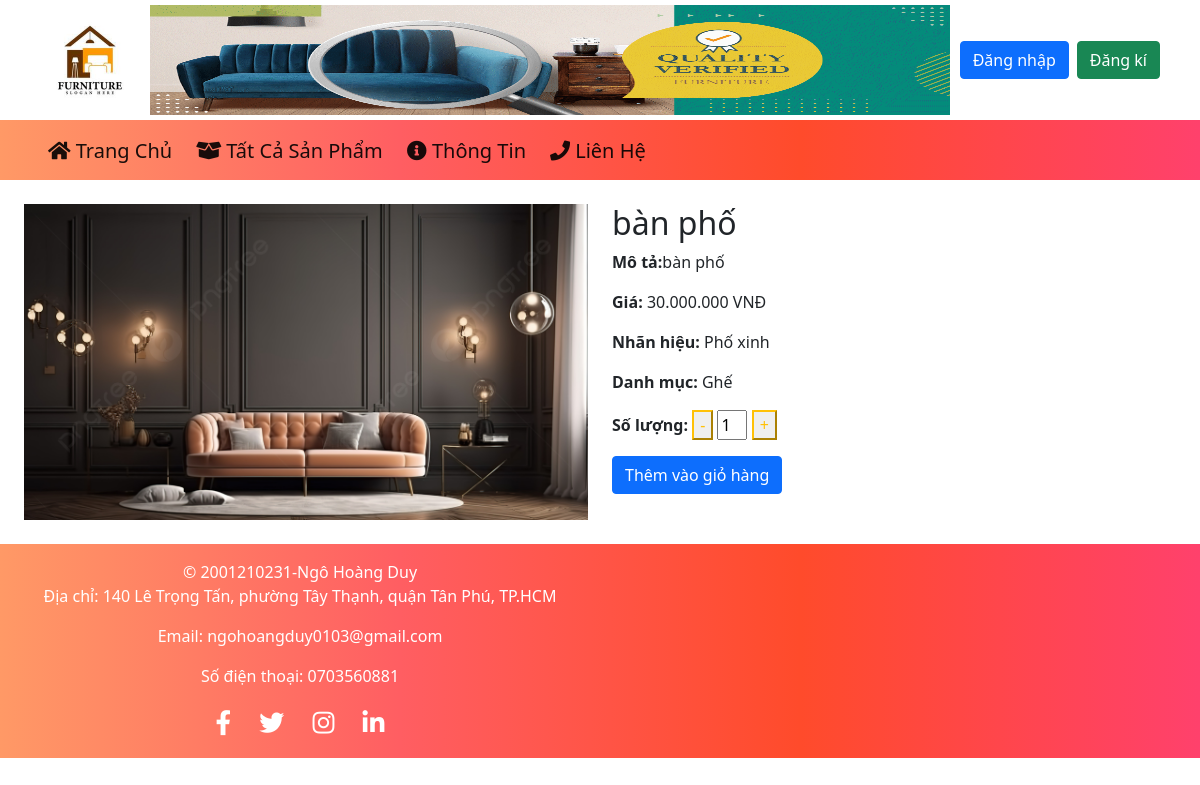
The app's page /Product/detail.php?id=3 with its own data.
### tables this page shows
CREATE TABLE `product` (
  `Product_Id` int NOT NULL,
  `Product_Name` varchar(255) DEFAULT NULL,
  `Description` text,
  `Price` decimal(14,2) DEFAULT NULL,
  `Image` varchar(255) DEFAULT NULL,
  `Brand_Id` int DEFAULT NULL,
  `Category_Id` int DEFAULT NULL
);

CREATE TABLE `brand` (
  `Brand_Id` int NOT NULL,
  `Brand_Name` varchar(255) DEFAULT NULL
);

CREATE TABLE `category` (
  `Category_Id` int NOT NULL,
  `Category_Name` varchar(255) DEFAULT NULL
);

### include/Database.php (called while the page is built, shortened)
<?php
class Database {
    private $pdo;
    public function __construct() {
        $host = "localhost";
        $db = "noithat";
        $user = "Duy";
        $pass = "Duy01032003!";
        $dsn = "mysql:host=$host;dbname=$db;charset=utf8";
            $this->pdo = new PDO($dsn, $user, $pass);
    }
    public function prepareAndExecute($sql, $data = []) {
        $stmt = $this->pdo->prepare($sql);
        $stmt->execute($data);
        return $stmt;
    }
    public function getRows($sql, $data = [], $singleRow = false) {
        $stmt = $this->prepareAndExecute($sql, $data);
        if ($singleRow) {
            return $stmt->fetch(PDO::FETCH_ASSOC);
        } else {
            return $stmt->fetchAll(PDO::FETCH_ASSOC);
        }
    }
}

### Product/detail.php (the view, shortened to what this page needs)
<?php
require_once "../include/Database.php";
$db = new Database();
$id = $_GET['id'];
$productDetail = $db->getRows("SELECT * FROM product WHERE Product_Id = :id", ['id' => $id], true);
$brand = $db->getRows("SELECT * FROM brand WHERE Brand_Id = :brand_id", ['brand_id' => $productDetail['Brand_Id']], true);
$category = $db->getRows("SELECT * FROM category WHERE Category_Id = :category_id", ['category_id' => $productDetail['Category_Id']], true);
require_once "../include/layout/header.php";
?>
<div class="row p-4">
    <div class="col-6">
        <img src="../include/image/<?= $productDetail['Image'] ?>" alt="Hình ảnh" class="img-fluid">
    </div>
    <div class="col-6">
        <h2><?= $productDetail['Product_Name'] ?></h2>
        <p><b>Mô tả:</b><?= $productDetail['Description'] ?></p>
        <p><b>Giá:</b> <?= number_format($productDetail['Price'], 0, ',', '.') ?> VNĐ</p>
        <p><b>Nhãn hiệu:</b> <?= $brand['Brand_Name'] ?></p>
        <p><b>Danh mục:</b> <?= $category['Category_Name'] ?></p>
        <form method="post">
            <div class="quantity-input mb-3">
                <label for="quantity"><b>Số lượng:</b></label>
                <button type="button" class="btn-outline-warning" id="decrease" onclick="decreaseQuantity()">-</button>
                <input type="text" id="quantity" name="quantity" min="1" value="1" readonly>
                <button type="button" class="btn-outline-warning" id="increase" onclick="increaseQuantity()">+</button>
            </div>
            <button type="submit" name="add_to_cart" class="btn btn-primary add-to-cart">Thêm vào giỏ hàng</button>
        </form>
    </div>
</div>
<?php require_once "../include/layout/footer.php" ?>

### include/layout/header.php (style rules this page uses)
#quantity { width: 30px; }

### records on screen
product: Image (picture), Product_Name "bàn phố", Description "bàn phố", Price "30.000.000"
brand: Brand_Name "Phố xinh"
category: Category_Name "Ghế"
